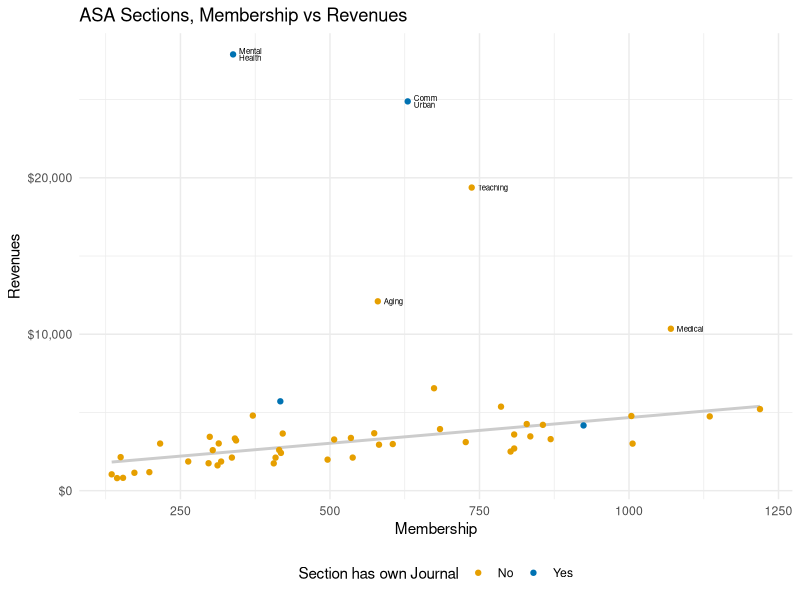
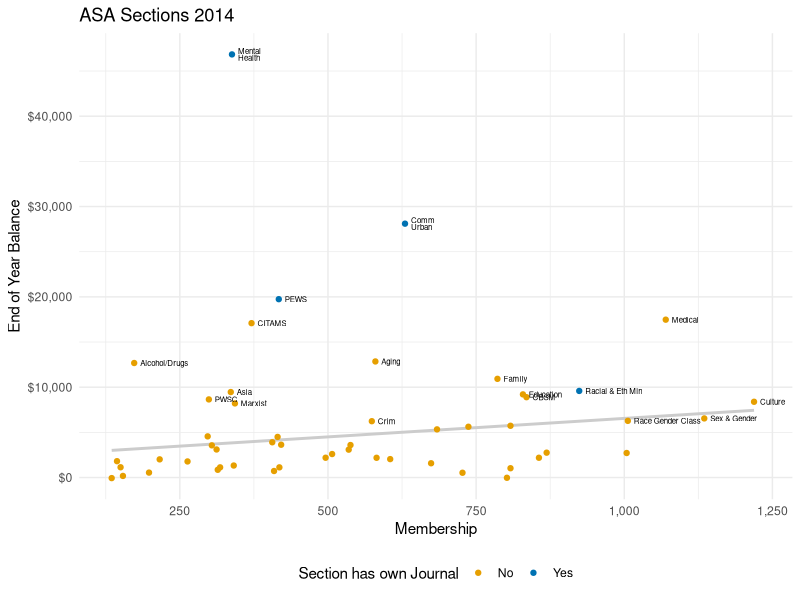
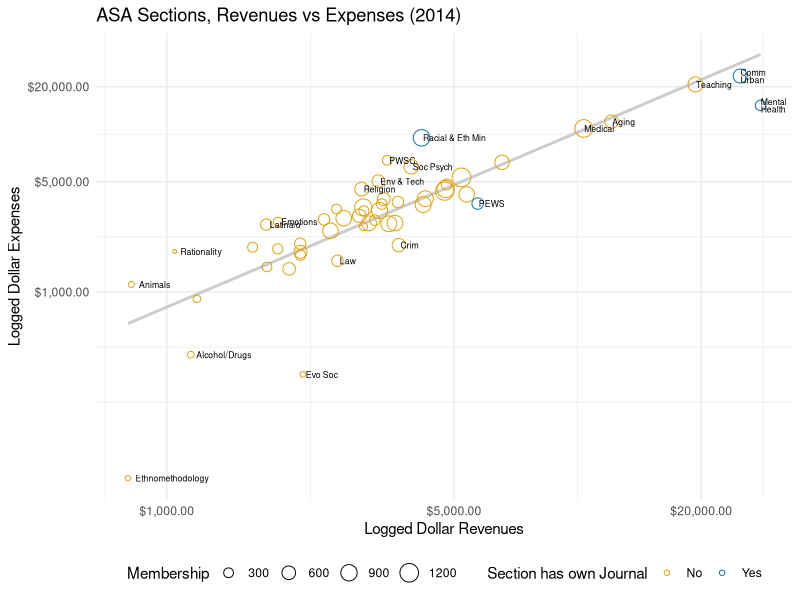
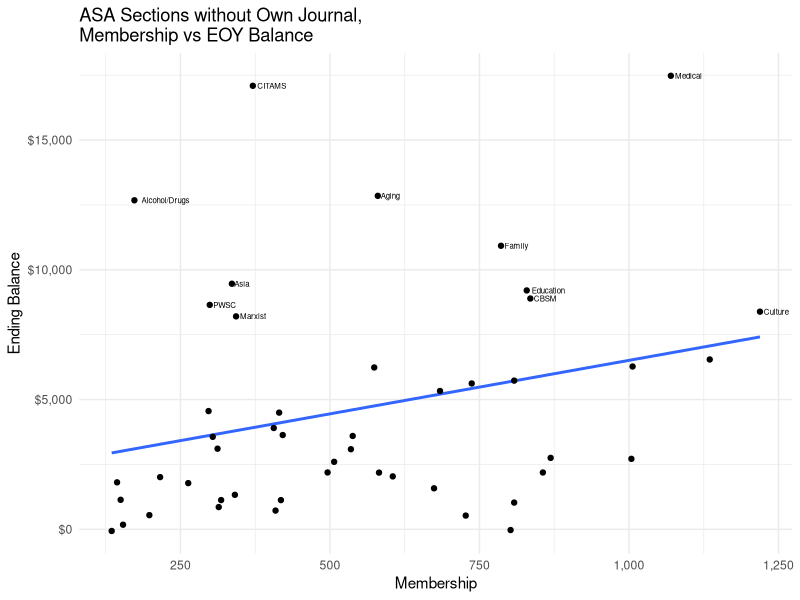

Generate these figures, in order, with R: (Note: this script raises an error after producing the figures.)

###--------------------------------------------------
### ASA Section revenues and membership
###--------------------------------------------------

### Revenue data:
### http://www.asanet.org/documents/ASA/pdfs/ASA_2014_Audit.pdf,
### Schedule 3

### Membership data:
### http://www.asanet.org/sections/CountsLastFiveYears.cfm

###----------------------------------------
### Setup
###--------------------------------------------------

library(ggplot2)
library(scales)
library(MASS)
library(stringr)

my.colors <- function (palette = "cb") {
    cb.palette <- c("#999999", "#E69F00", "#56B4E9", "#009E73",
                    "#F0E442", "#0072B2", "#D55E00", "#CC79A7")
    rcb.palette <- rev(cb.palette)
    bly.palette <- c("#E69F00", "#0072B2", "#999999", "#56B4E9",
                     "#009E73", "#F0E442", "#D55E00", "#CC79A7")
    if (palette == "cb")
        return(cb.palette)
    else if (palette == "rcb")
        return(rcb.palette)
    else if (palette == "bly")
        return(bly.palette)
    else stop("Choose cb, rcb, or bly ony.")
}

theme_set(theme_minimal())

## Make a "figures" subdirectory if one doesn't exist
ifelse(!dir.exists(file.path("figures")),
       dir.create(file.path("figures")),
       FALSE)

###--------------------------------------------------


###--------------------------------------------------
### Data
###--------------------------------------------------

data <- read.csv("data/asa-section-membership.csv", header=TRUE)
data$Sname <- str_replace(data$Sname, "Comm/Urban", "Comm\\\nUrban")
data$Sname <- str_replace(data$Sname, "Mental Health", "Mental\\\nHealth")
data$Section <- str_replace(data$Section, "\\(.*\\)", "")

data$Sname <- str_trim(data$Sname)


###--------------------------------------------------
### Figures
###--------------------------------------------------

pdf(file="figures/membership-v-revenues.pdf", height=5, width=7)
p <- ggplot(data, aes(x=X2014, y=Revenues, label=Sname))

p + geom_smooth(method = "rlm", se = FALSE,
                color = "gray80") +
    geom_point(aes(color = Journal)) +
    geom_text(data=subset(data, Revenues > 7000),
              size = 2,
              aes(x=X2014+10,
                  hjust = 0,
                  lineheight = 0.7)) +
    scale_y_continuous(labels = dollar) +
    scale_color_manual(values = my.colors("bly")) +
    labs(x="Membership",
         y="Revenues",
         color = "Section has own Journal") +
    theme(legend.position = "bottom") +
    ggtitle("ASA Sections, Membership vs Revenues")
dev.off()



pdf(file="figures/membership-v-balance.pdf", height=5, width=7)
p <- ggplot(data, aes(x=X2014, y=Ending, label=Sname))
p + geom_smooth(method="rlm", se=FALSE, color = "gray80") +
    geom_point(aes(color = Journal)) +
    geom_text(data=subset(data, Ending > 6000),
              size = 2,
              aes(x=X2014+10,
                  hjust = 0,
                  lineheight = 0.7)) +
    scale_y_continuous(labels = dollar) +
    scale_x_continuous(labels = comma) +
    scale_color_manual(values = my.colors("bly")) +
    labs(x="Membership",
         y="End of Year Balance",
         color = "Section has own Journal") +
        theme(legend.position = "bottom") +
    ggtitle("ASA Sections 2014")
dev.off()


pdf(file="figures/revenues-v-expenses.pdf", height=8, width=7, pointsize = 14)
p <- ggplot(data, aes(x=Revenues, y=Expenses, label = Sname))
p + geom_smooth(method="lm", se=FALSE, color = "gray80") +
    geom_point(aes(color = Journal,
                   size = X2014),
               pch = 21) +
    geom_text(data=subset(data, Expenses/Revenues > 1.3 | Expenses/Revenues < 0.7 | Revenues > 10000),
              size = 2.2,
              aes(x = Revenues + 35,
                  hjust = 0,
                  lineheight = 0.7)) +
    scale_color_manual(values = my.colors("bly")) +
    scale_x_continuous(trans = log2_trans(), breaks = c(500, 1000, 5000, 20000) ,
                       labels = dollar) +
    scale_y_continuous(trans = log2_trans(), breaks = c(1000, 5000, 20000),
                       labels = dollar) +
    labs(x="Logged Dollar Revenues",
         y="Logged Dollar Expenses",
         color = "Section has own Journal",
         size = "Membership") +
    theme(legend.position = "bottom") +
    ggtitle("ASA Sections, Revenues vs Expenses (2014)")
dev.off()


pdf(file="figures/membership-v-balance-no-j.pdf", height=8.5, width=10)
p <- ggplot(subset(data, Journal == "No"), aes(x=X2014, y=Ending, label=Sname))
p + geom_smooth(method="lm", se=FALSE) +
    geom_point() +
    geom_text(data=subset(data, Journal == "No" & Ending > 7000),
              size = 2,
              aes(hjust = -0.15)) +
    scale_y_continuous(labels = dollar) +
    scale_x_continuous(labels = comma) +
    labs(x="Membership",
         y="Ending Balance") +
    ggtitle("ASA Sections without Own Journal,\nMembership vs EOY Balance")
dev.off()


pdf(file="figures/eoy-balance.pdf", height=12, width = 10)
p <- ggplot(data, aes(x=Ending, y=reorder(Section, Ending, ordered = TRUE)))

p + geom_vline(color = "gray70") +
    geom_point() +
    scale_x_continuous(labels = dollar) +
    labs(x = "End of Year Balance",
         y = "") + ggtitle("End of Year Balance")
dev.off()
